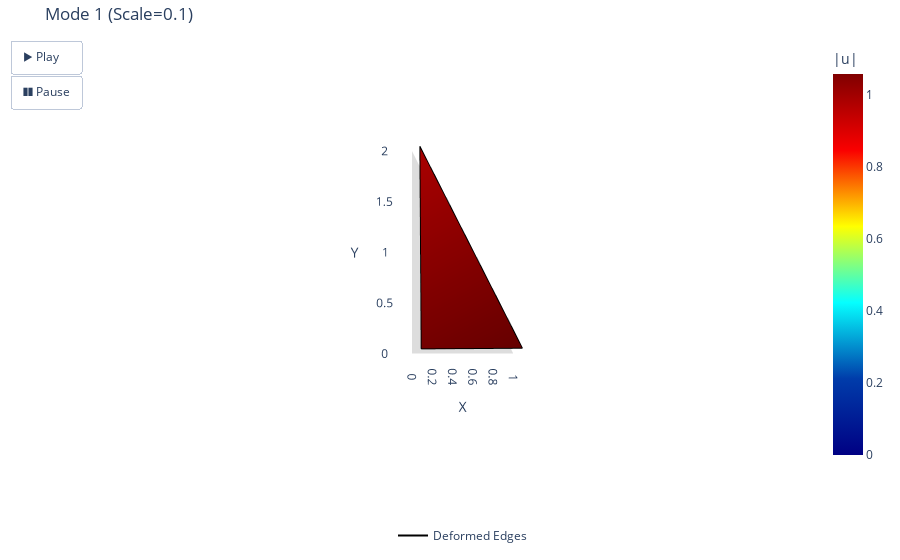
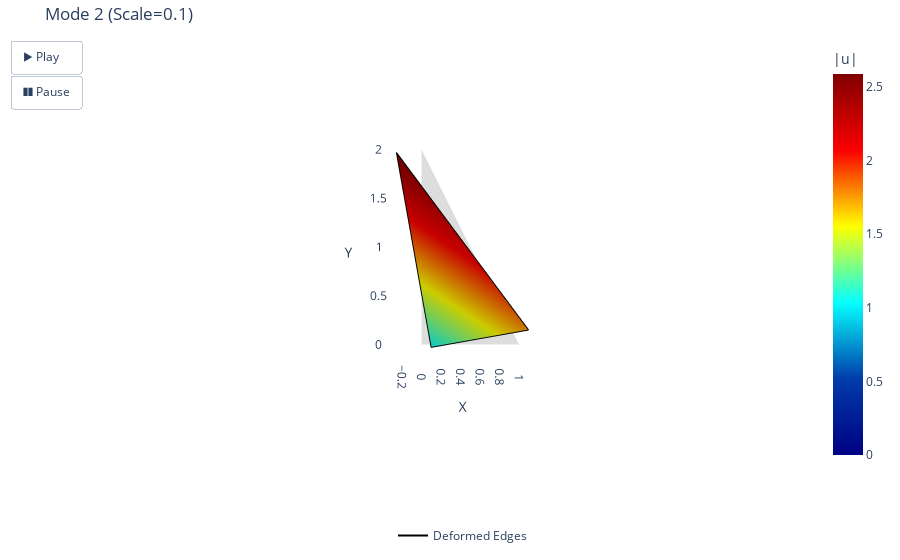
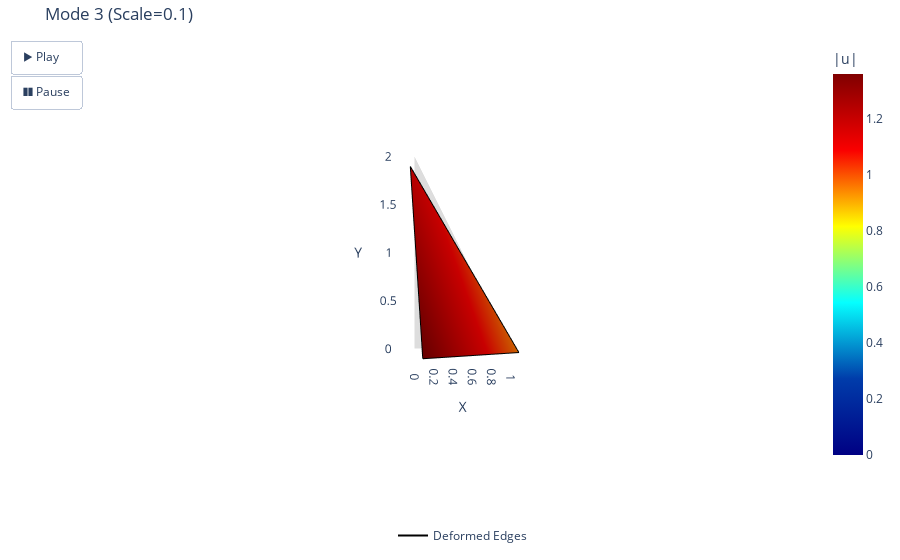
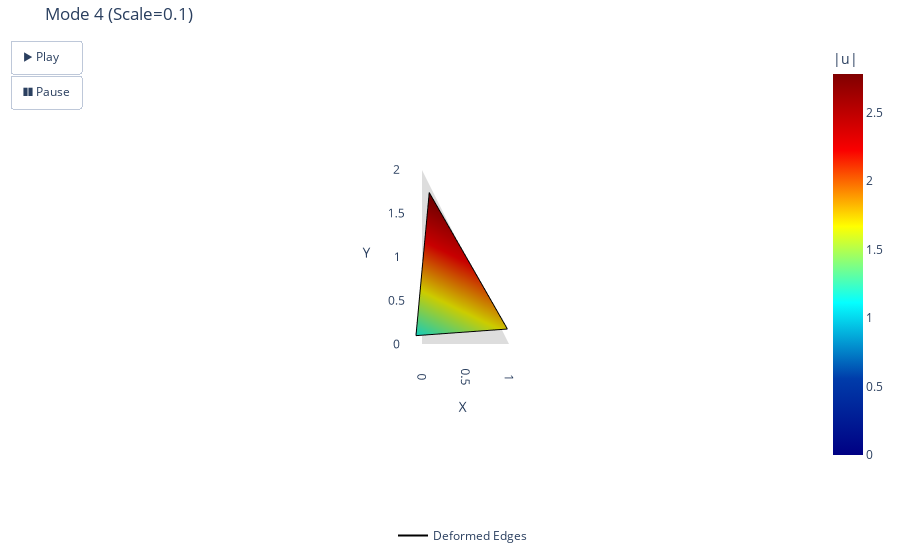

These figures' notebook cell, in order:
### Markdown cell above
Visualization of the modes

### Code cell
# Define elements and edofs so we can use the helper function plot_deformed_mesh
elements = np.array([
    [1, 2, 3]
])
edofs = np.array([
    [1, 2, 3, 4, 5, 6]
])

mode = 1 # mode I want to display
for mode in range(0,6):
    phi_mode = phi[:, mode]
    # phi_mode = phi[:, mode-1]
    Ed = extract_dofs(phi_mode, edofs)
    fig = plot_deformed_mesh(nodes, elements, Ed, scale=.1, field="utuxotal", title=f"Mode {mode+1}", cycles=3, duration=2)
    fig.show()

### Figure 1 — Plotly figure (JSON) as saved in the notebook; plotly's stock layout.template omitted (floating-point values rounded to 4 significant figures)
{"data": [{"color": "lightgray", "hoverinfo": "skip", "i": [0], "j": [1], "k": [2], "name": "Original", "opacity": 0.4, "type": "mesh3d", "x": [0.0, 1.0, 0.0], "y": [0.0, 0.0, 2.0], "z": [0.0, 0.0, 0.0]}, {"cmax": 1.059, "cmin": 0, "colorbar": {"title": {"text": "|u|"}}, "colorscale": [[0, "rgb(0,0,131)"], [0.2, "rgb(0,60,170)"], [0.4, "rgb(5,255,255)"], [0.6, "rgb(255,255,0)"], [0.8, "rgb(250,0,0)"], [1, "rgb(128,0,0)"]], "hoverinfo": "text", "i": [0], "intensity": [1.028, 1.059, 0.9121], "intensitymode": "vertex", "j": [1], "k": [2], "name": "Deformed", "showscale": true, "text": ["|u|: 1.028", "|u|: 1.059", "|u|: 0.9121"], "type": "mesh3d", "x": [0.09232, 1.092, 0.07917], "y": [0.04529, 0.05187, 2.045], "z": [0.0, 0.0, 0.0]}, {"hoverinfo": "x+y+z+name", "line": {"color": "black", "width": 2}, "mode": "lines", "name": "Deformed Edges", "showlegend": true, "type": "scatter3d", "x": [0.09232, 1.092, null, 1.092, 0.07917, null, 0.07917, 0.09232, null], "y": [0.04529, 0.05187, null, 0.05187, 2.045, null, 2.045, 0.04529, null], "z": [0, 0, null, 0, 0, null, 0, 0, null]}], "layout": {"dragmode": "pan", "legend": {"orientation": "h", "x": 0.5, "xanchor": "center", "y": -0.2, "yanchor": "bottom"}, "margin": {"b": 70, "l": 10, "r": 10, "t": 40}, "scene": {"aspectmode": "manual", "aspectratio": {"x": 0.5649, "y": 1, "z": 0.001}, "camera": {"center": {"x": 0, "y": 0, "z": 0}, "eye": {"x": 0, "y": 0, "z": 2}, "projection": {"type": "orthographic"}, "up": {"x": 0, "y": 1, "z": 0}}, "xaxis": {"autorange": false, "range": [-0.09232, 1.092], "showgrid": false, "title": {"text": "X"}, "zeroline": false}, "yaxis": {"autorange": false, "range": [-0.05187, 2.045], "showgrid": false, "title": {"text": "Y"}, "zeroline": false}, "zaxis": {"visible": false}}, "title": {"text": "Mode 1 (Scale=0.1)"}, "updatemenus": [{"buttons": [{"args": [null, {"frame": {"duration": 22, "redraw": true}, "fromcurrent": true}], "label": "▶ Play", "method": "animate"}, {"args": [[null], {"frame": {"duration": 0, "redraw": true}, "mode": "immediate"}], "label": "❚❚ Pause", "method": "animate"}], "showactive": false, "type": "buttons"}]}}

### Figure 2 — Plotly figure (JSON) as saved in the notebook; plotly's stock layout.template omitted (floating-point values rounded to 4 significant figures)
{"data": [{"color": "lightgray", "hoverinfo": "skip", "i": [0], "j": [1], "k": [2], "name": "Original", "opacity": 0.4, "type": "mesh3d", "x": [0.0, 1.0, 0.0], "y": [0.0, 0.0, 2.0], "z": [0.0, 0.0, 0.0]}, {"cmax": 2.586, "cmin": 0, "colorbar": {"title": {"text": "|u|"}}, "colorscale": [[0, "rgb(0,0,131)"], [0.2, "rgb(0,60,170)"], [0.4, "rgb(5,255,255)"], [0.6, "rgb(255,255,0)"], [0.8, "rgb(250,0,0)"], [1, "rgb(128,0,0)"]], "hoverinfo": "text", "i": [0], "intensity": [1.044, 1.779, 2.586], "intensitymode": "vertex", "j": [1], "k": [2], "name": "Deformed", "showscale": true, "text": ["|u|: 1.044", "|u|: 1.779", "|u|: 2.586"], "type": "mesh3d", "x": [0.09975, 1.1, -0.2567], "y": [-0.03094, 0.1473, 1.969], "z": [0.0, 0.0, 0.0]}, {"hoverinfo": "x+y+z+name", "line": {"color": "black", "width": 2}, "mode": "lines", "name": "Deformed Edges", "showlegend": true, "type": "scatter3d", "x": [0.09975, 1.1, null, 1.1, -0.2567, null, -0.2567, 0.09975, null], "y": [-0.03094, 0.1473, null, 0.1473, 1.969, null, 1.969, -0.03094, null], "z": [0, 0, null, 0, 0, null, 0, 0, null]}], "layout": {"dragmode": "pan", "legend": {"orientation": "h", "x": 0.5, "xanchor": "center", "y": -0.2, "yanchor": "bottom"}, "margin": {"b": 70, "l": 10, "r": 10, "t": 40}, "scene": {"aspectmode": "manual", "aspectratio": {"x": 0.6227, "y": 1, "z": 0.001}, "camera": {"center": {"x": 0, "y": 0, "z": 0}, "eye": {"x": 0, "y": 0, "z": 2}, "projection": {"type": "orthographic"}, "up": {"x": 0, "y": 1, "z": 0}}, "xaxis": {"autorange": false, "range": [-0.2567, 1.1], "showgrid": false, "title": {"text": "X"}, "zeroline": false}, "yaxis": {"autorange": false, "range": [-0.1473, 2.031], "showgrid": false, "title": {"text": "Y"}, "zeroline": false}, "zaxis": {"visible": false}}, "title": {"text": "Mode 2 (Scale=0.1)"}, "updatemenus": [{"buttons": [{"args": [null, {"frame": {"duration": 22, "redraw": true}, "fromcurrent": true}], "label": "▶ Play", "method": "animate"}, {"args": [[null], {"frame": {"duration": 0, "redraw": true}, "mode": "immediate"}], "label": "❚❚ Pause", "method": "animate"}], "showactive": false, "type": "buttons"}]}}

### Figure 3 — Plotly figure (JSON) as saved in the notebook; plotly's stock layout.template omitted (floating-point values rounded to 4 significant figures)
{"data": [{"color": "lightgray", "hoverinfo": "skip", "i": [0], "j": [1], "k": [2], "name": "Original", "opacity": 0.4, "type": "mesh3d", "x": [0.0, 1.0, 0.0], "y": [0.0, 0.0, 2.0], "z": [0.0, 0.0, 0.0]}, {"cmax": 1.361, "cmin": 0, "colorbar": {"title": {"text": "|u|"}}, "colorscale": [[0, "rgb(0,0,131)"], [0.2, "rgb(0,60,170)"], [0.4, "rgb(5,255,255)"], [0.6, "rgb(255,255,0)"], [0.8, "rgb(250,0,0)"], [1, "rgb(128,0,0)"]], "hoverinfo": "text", "i": [0], "intensity": [1.361, 0.9559, 1.132], "intensitymode": "vertex", "j": [1], "k": [2], "name": "Deformed", "showscale": true, "text": ["|u|: 1.361", "|u|: 0.9559", "|u|: 1.132"], "type": "mesh3d", "x": [0.08675, 1.087, -0.04264], "y": [-0.1048, -0.04014, 1.895], "z": [0.0, 0.0, 0.0]}, {"hoverinfo": "x+y+z+name", "line": {"color": "black", "width": 2}, "mode": "lines", "name": "Deformed Edges", "showlegend": true, "type": "scatter3d", "x": [0.08675, 1.087, null, 1.087, -0.04264, null, -0.04264, 0.08675, null], "y": [-0.1048, -0.04014, null, -0.04014, 1.895, null, 1.895, -0.1048, null], "z": [0, 0, null, 0, 0, null, 0, 0, null]}], "layout": {"dragmode": "pan", "legend": {"orientation": "h", "x": 0.5, "xanchor": "center", "y": -0.2, "yanchor": "bottom"}, "margin": {"b": 70, "l": 10, "r": 10, "t": 40}, "scene": {"aspectmode": "manual", "aspectratio": {"x": 0.5311, "y": 1, "z": 0.001}, "camera": {"center": {"x": 0, "y": 0, "z": 0}, "eye": {"x": 0, "y": 0, "z": 2}, "projection": {"type": "orthographic"}, "up": {"x": 0, "y": 1, "z": 0}}, "xaxis": {"autorange": false, "range": [-0.08675, 1.087], "showgrid": false, "title": {"text": "X"}, "zeroline": false}, "yaxis": {"autorange": false, "range": [-0.1048, 2.105], "showgrid": false, "title": {"text": "Y"}, "zeroline": false}, "zaxis": {"visible": false}}, "title": {"text": "Mode 3 (Scale=0.1)"}, "updatemenus": [{"buttons": [{"args": [null, {"frame": {"duration": 22, "redraw": true}, "fromcurrent": true}], "label": "▶ Play", "method": "animate"}, {"args": [[null], {"frame": {"duration": 0, "redraw": true}, "mode": "immediate"}], "label": "❚❚ Pause", "method": "animate"}], "showactive": false, "type": "buttons"}]}}

### Figure 4 — Plotly figure (JSON) as saved in the notebook; plotly's stock layout.template omitted (floating-point values rounded to 4 significant figures)
{"data": [{"color": "lightgray", "hoverinfo": "skip", "i": [0], "j": [1], "k": [2], "name": "Original", "opacity": 0.4, "type": "mesh3d", "x": [0.0, 1.0, 0.0], "y": [0.0, 0.0, 2.0], "z": [0.0, 0.0, 0.0]}, {"cmax": 2.78, "cmin": 0, "colorbar": {"title": {"text": "|u|"}}, "colorscale": [[0, "rgb(0,0,131)"], [0.2, "rgb(0,60,170)"], [0.4, "rgb(5,255,255)"], [0.6, "rgb(255,255,0)"], [0.8, "rgb(250,0,0)"], [1, "rgb(128,0,0)"]], "hoverinfo": "text", "i": [0], "intensity": [1.155, 1.713, 2.78], "intensitymode": "vertex", "j": [1], "k": [2], "name": "Deformed", "showscale": true, "text": ["|u|: 1.155", "|u|: 1.713", "|u|: 2.78"], "type": "mesh3d", "x": [-0.06661, 0.9815, 0.08514], "y": [0.09441, 0.1703, 1.735], "z": [0.0, 0.0, 0.0]}, {"hoverinfo": "x+y+z+name", "line": {"color": "black", "width": 2}, "mode": "lines", "name": "Deformed Edges", "showlegend": true, "type": "scatter3d", "x": [-0.06661, 0.9815, null, 0.9815, 0.08514, null, 0.08514, -0.06661, null], "y": [0.09441, 0.1703, null, 0.1703, 1.735, null, 1.735, 0.09441, null], "z": [0, 0, null, 0, 0, null, 0, 0, null]}], "layout": {"dragmode": "pan", "legend": {"orientation": "h", "x": 0.5, "xanchor": "center", "y": -0.2, "yanchor": "bottom"}, "margin": {"b": 70, "l": 10, "r": 10, "t": 40}, "scene": {"aspectmode": "manual", "aspectratio": {"x": 0.4533, "y": 1, "z": 0.001}, "camera": {"center": {"x": 0, "y": 0, "z": 0}, "eye": {"x": 0, "y": 0, "z": 2}, "projection": {"type": "orthographic"}, "up": {"x": 0, "y": 1, "z": 0}}, "xaxis": {"autorange": false, "range": [-0.08514, 1.019], "showgrid": false, "title": {"text": "X"}, "zeroline": false}, "yaxis": {"autorange": false, "range": [-0.1703, 2.265], "showgrid": false, "title": {"text": "Y"}, "zeroline": false}, "zaxis": {"visible": false}}, "title": {"text": "Mode 4 (Scale=0.1)"}, "updatemenus": [{"buttons": [{"args": [null, {"frame": {"duration": 22, "redraw": true}, "fromcurrent": true}], "label": "▶ Play", "method": "animate"}, {"args": [[null], {"frame": {"duration": 0, "redraw": true}, "mode": "immediate"}], "label": "❚❚ Pause", "method": "animate"}], "showactive": false, "type": "buttons"}]}}
